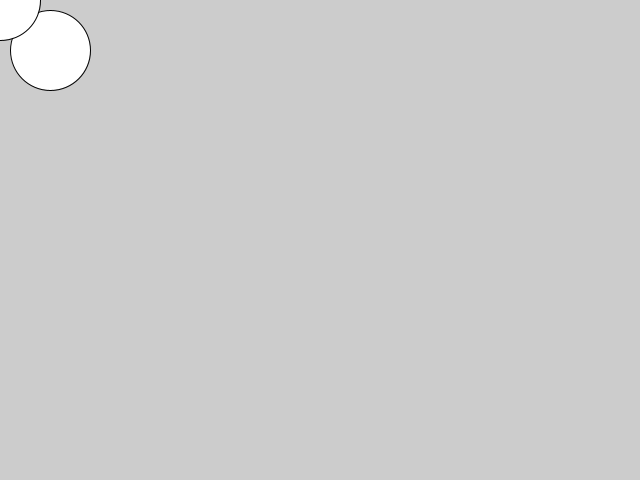
Frame 1 (no input)
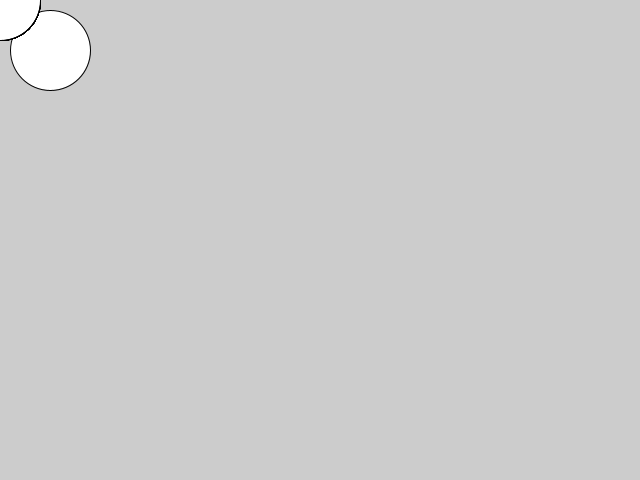
Frame 60 (the mouse pressed at the canvas centre just before this capture)
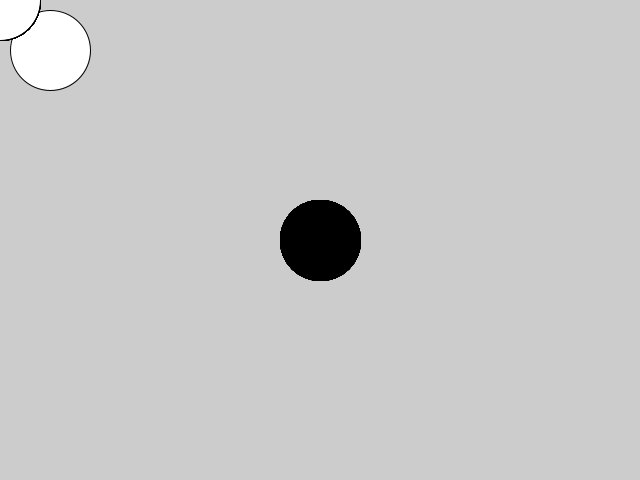
Frame 120 (the mouse held since frame 60 and released just before this capture)

The Processing sketch that drew these frames (run headless with seeded random() and noise(); from frame 60 on, the mouse is pressed at the canvas centre):

// Processing sketch: sketch1
// ── sketch1.pde

void setup() {
    size(640, 480);
    ellipse(50, 50, 80, 80);
}

void draw() {
 if (mousePressed) {
    fill(0);
    } else {
        fill(255);
    }
    ellipse(mouseX, mouseY, 80, 80);
}
